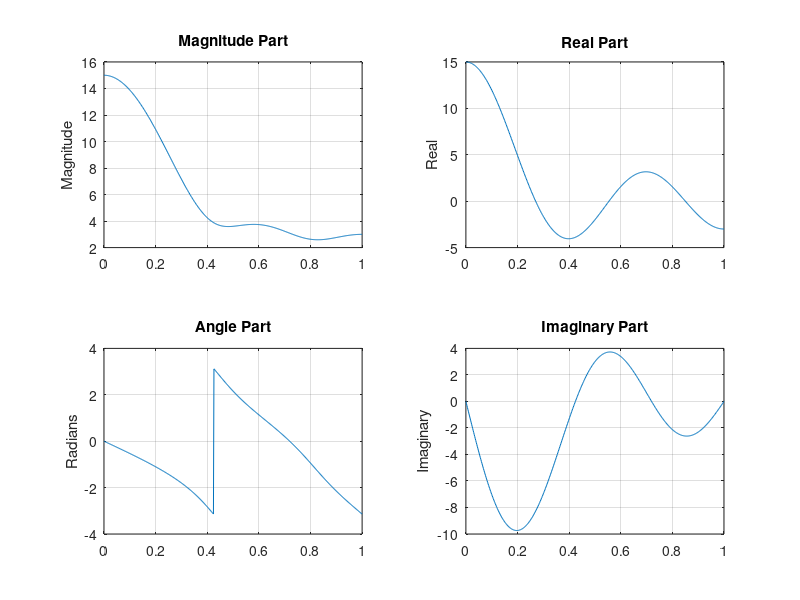

This chart was generated by the following MATLAB code:
%Example 7
%  DTFT of finite duration seq using mat-vec operation
%
n = -1:3; x = 1:5;                  % sequence x(n)
k = 0:500; w = (pi/500)*k;          % [0, pi] axis divided into 501 points.
X = x * (exp(-j*pi/500)) .^ (n'*k); % DTFT using matrix-vector product

magX = abs(X); angX = angle(X);
realX = real(X); imagX = imag(X);
subplot(2,2,1); plot(w/pi,magX); grid
 title('Magnitude Part'); ylabel('Magnitude')
subplot(2,2,3); plot(w/pi,angX); grid
 title('Angle Part'); ylabel('Radians')
subplot(2,2,2); plot(w/pi,realX); grid
 title('Real Part'); ylabel('Real')
subplot(2,2,4); plot(w/pi,imagX); grid
 title('Imaginary Part'); ylabel('Imaginary')
